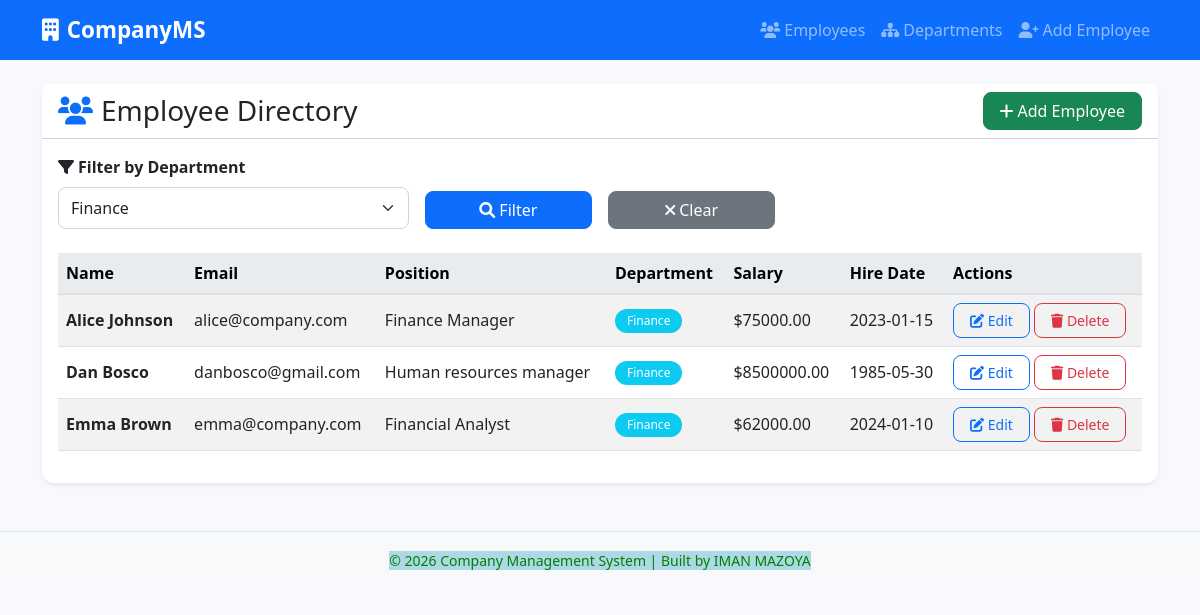
Page /?department_id=1 on the committed database.
### tables this page shows
CREATE TABLE employee (
            id INTEGER PRIMARY KEY AUTOINCREMENT,
            name TEXT NOT NULL,
            email TEXT NOT NULL UNIQUE,
            position TEXT,
            salary REAL,
            hire_date TEXT,
            department_id INTEGER,
            FOREIGN KEY (department_id) REFERENCES department (id) ON DELETE SET NULL
        );

CREATE TABLE department (
            id INTEGER PRIMARY KEY AUTOINCREMENT,
            name TEXT NOT NULL UNIQUE
        );

### app.py (the view, shortened to what this page needs)
@app.route('/')
def index():
    department_id = request.args.get('department_id', type=int)
    db = get_db()
    cursor = db.cursor()
    cursor.execute('SELECT id, name FROM department ORDER BY name')
    departments = cursor.fetchall()
    if department_id:
        cursor.execute('''
            SELECT e.id, e.name, e.email, e.position, e.salary, e.hire_date,
                   d.name as department_name, e.department_id
            FROM employee e
            LEFT JOIN department d ON e.department_id = d.id
            WHERE e.department_id = ?
            ORDER BY e.name
        ''', (department_id,))
    employees = cursor.fetchall()
    return render_template('index.html', employees=employees, departments=departments, selected_dept=department_id)

### app.py (called while the page is built)
def get_db():
    db = getattr(g, '_database', None)
    if db is None:
        db = g._database = sqlite3.connect(DATABASE)
        db.row_factory = sqlite3.Row  # Access columns by name
    return db

@app.teardown_appcontext
def close_connection(exception):
    db = getattr(g, '_database', None)
    if db is not None:
        db.close()

@app.before_request
def before_request():
    init_db()

### templates/index.html (shortened to what this page needs)
{% extends "base.html" %}
{% block content %}
<div class="card shadow-sm">
    <div class="card-header bg-white">
        <div class="d-flex justify-content-between align-items-center flex-wrap">
            <h3 class="mb-0">
                <i class="fas fa-users text-primary me-2"></i>Employee Directory
            </h3>
            <a href="{{ url_for('add_employee') }}" class="btn btn-success">
                <i class="fas fa-plus me-1"></i>Add Employee
            </a>
        </div>
    </div>
    <div class="card-body">
        <form method="GET" action="{{ url_for('index') }}" class="mb-4">
            <div class="row g-3 align-items-end">
                <div class="col-md-4">
                    <label for="department_id" class="form-label fw-bold">
                        <i class="fas fa-filter me-1"></i>Filter by Department
                    </label>
                    <select name="department_id" id="department_id" class="form-select">
                        {% for dept in departments %}
                            <option value="{{ dept.id }}" {% if selected_dept == dept.id %}selected{% endif %}>
                                {{ dept.name }}
                            </option>
                        {% endfor %}
                    </select>
                </div>
                <div class="col-md-2">
                    <button type="submit" class="btn btn-primary w-100">
                        <i class="fas fa-search me-1"></i>Filter
                    </button>
                </div>
                {% if selected_dept %}
                <div class="col-md-2">
                    <a href="{{ url_for('index') }}" class="btn btn-secondary w-100">
                        <i class="fas fa-times me-1"></i>Clear
                    </a>
                </div>
                {% endif %}
            </div>
        </form>
        {% if employees %}
            <div class="table-responsive">
                <table class="table table-hover table-striped align-middle">
                    <thead class="table-primary">
                        <tr>
                            <th>Name</th>
                            <th>Email</th>
                            <th>Position</th>
                            <th>Department</th>
                            <th>Salary</th>
                            <th>Hire Date</th>
                            <th>Actions</th>
                        </tr>
                    </thead>
                    <tbody>
                        {% for emp in employees %}
                        <tr>
                            <td class="fw-bold">{{ emp.name }}</td>
                            <td>{{ emp.email }}</td>
                            <td>{{ emp.position or '-' }}</td>
                            <td>
                                {% if emp.department_name %}
                                    <span class="badge bg-info">{{ emp.department_name }}</span>
                                {% else %}
                                    <span class="badge bg-secondary">No Dept</span>
                                {% endif %}
                            </td>
                            <td>${{ "%.2f"|format(emp.salary) if emp.salary else '-' }}</td>
                            <td>{{ emp.hire_date or '-' }}</td>
                            <td>
                                <a href="{{ url_for('edit_employee', id=emp.id) }}" class="btn btn-sm btn-outline-primary">
                                    <i class="fas fa-edit"></i> Edit
                                </a>
                                <button type="button" class="btn btn-sm btn-outline-danger" data-bs-toggle="modal" data-bs-target="#deleteModal{{ emp.id }}">
                                    <i class="fas fa-trash"></i> Delete
                                </button>
                            </td>
                        </tr>
                        {% endfor %}
                    </tbody>
                </table>
            </div>
        {% else %}
            <div class="alert alert-info text-center">
                <i class="fas fa-info-circle me-2"></i>No employees found.
                <a href="{{ url_for('add_employee') }}" class="alert-link">Add your first employee</a>.
            </div>
        {% endif %}
    </div>
</div>
{% endblock %}

### static/style.css (style rules this page uses)
:root { --primary-color: #0d6efd; --secondary-color: #6c757d; --success-color: #198754; --danger-color: #dc3545; }
body { background-color: #f8f9fc; font-family: 'Segoe UI', Tahoma, Geneva, Verdana, sans-serif; }
.card { border: none; border-radius: 12px; transition: transform 0.2s, box-shadow 0.2s; }
.table th { font-weight: 600; background-color: #e9ecef; border-bottom: 2px solid #dee2e6; }
.badge { padding: 6px 12px; font-weight: 500; border-radius: 20px; }
.btn { border-radius: 8px; padding: 6px 16px; font-weight: 500; transition: all 0.2s; }
.btn-primary { background-color: var(--primary-color); border-color: var(--primary-color); }
.form-control, .form-select { border-radius: 8px; border: 1px solid #ced4da; padding: 8px 12px; }

### rows in the picture
employee: name "Alice Johnson", email "alice@company.com", position "Finance Manager", department_name "Finance", salary "75000.00", hire_date "2023-01-15"
employee: name "Dan Bosco", email "danbosco@gmail.com", position "Human resources manager", department_name "Finance", salary "8500000.00", hire_date "1985-05-30"
employee: name "Emma Brown", email "emma@company.com", position "Financial Analyst", department_name "Finance", salary "62000.00", hire_date "2024-01-10"

### other values in the picture
form field department_id "Finance"
